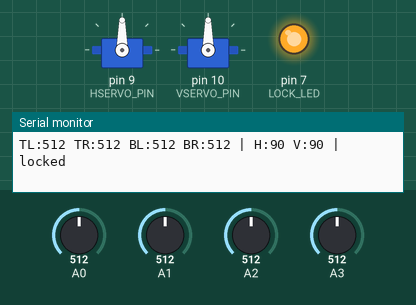
This sketch was run on a simulated Arduino Uno, built with avr-gcc and run on an emulated ATmega328P. Parts: 2 × servo, output pins drawn as LEDs (lit = HIGH), the last lines printed to the serial monitor. The inputs (shaded band) are chosen by the test bench; at power-on: A0 = 512, A1 = 512, A2 = 512, A3 = 512.

Above: at 1.2 s.
1.3 s: A0 set to 566
2.8 s: A0 set to 583
At 2.89 s:
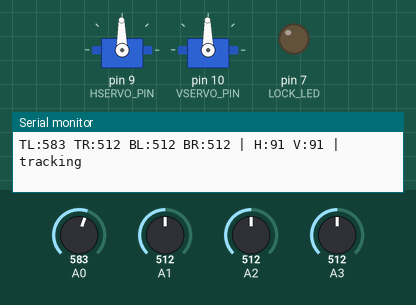
5.8 s: A1 set to 532
At 8.4 s:
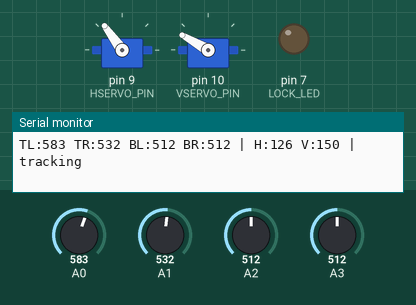
8.8 s: A2 set to 537
At 9.92 s:
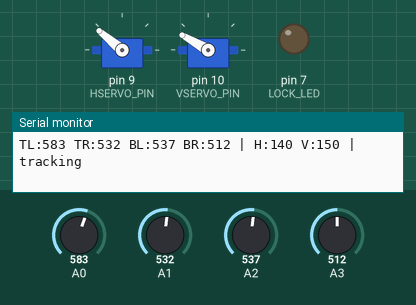
11.8 s: A3 set to 716
At 11.85 s:
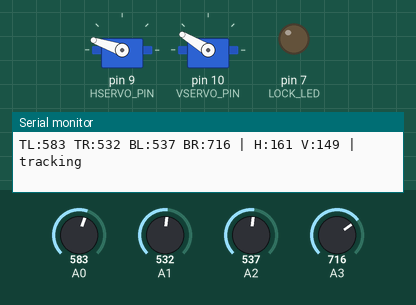
14.8 s: A2 set to 716
At 14.87 s:
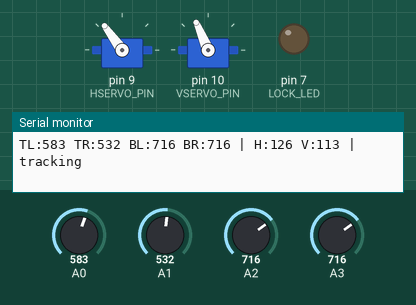
Timing chart, 0 to 20.9 s (numbered marks = the images above; inputs shaded):
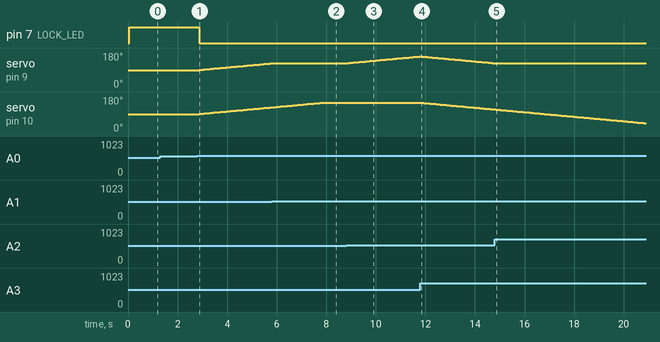

Measured:
- the behaviour switches between 573 and 574 on A0 (found by bisection; images 0 and 1)
- the behaviour switches between 521 and 522 on A1 (found by bisection; images 1 and 2)
- the behaviour switches between 522 and 523 on A2 (found by bisection; images 2 and 3)
- after the input at 2.8 s, pin 7 (LOCK_LED): HIGH → LOW after 0.08 s; servo on pin 9 (HSERVO_PIN), servo on pin 10 (VSERVO_PIN): moves from 90° to 125° over 2.8 s, starting after 0.08 s
- after the input at 5.8 s, servo on pin 9 (HSERVO_PIN): goes on until 5.8 s, then stays 126°
- after the input at 8.8 s, servo on pin 9 (HSERVO_PIN): moves from 126° to 162° over 2.9 s, starting at once
- after the input at 11.8 s, servo on pin 10 (VSERVO_PIN): moves from 150° to 114° over 2.9 s, starting after 0.05 s
- after the input at 14.8 s, servo on pin 9 (HSERVO_PIN): stays 126° (without the input it goes to 125° after 0.06 s)

The sketch:

shreya_bhayani_task_21.ino
```cpp
// C++ code
//
#include <Servo.h>

// ---------- Pins ----------
const int LDR_TL = A0, LDR_TR = A1, LDR_BL = A2, LDR_BR = A3;
const int HSERVO_PIN = 9, VSERVO_PIN = 10;
const int LOCK_LED = 7;           // optional indicator

const unsigned long HOME_DELAY = 5000;   // ms of darkness before returning home
unsigned long darkSince = 0;
bool isDark = false;

// ---------- Tuning (calibrate these) ----------
const int THRESHOLD   = 30;       // dead-band: ignore differences smaller than this
const int DARK_LEVEL  = 60;       // if all LDRs below this -> it's night
const int STEP_DEG    = 1;        // degrees moved per loop
const int LOOP_DELAY  = 40;       // ms; smaller = faster tracking
const int H_MIN = 10,  H_MAX = 170;
const int V_MIN = 30,  V_MAX = 150;
const int H_DIR = 1;              // flip to -1 if panel turns the wrong way
const int V_DIR = 1;              // flip to -1 if panel tilts the wrong way
const int HOME_H = 90, HOME_V = 90;

Servo hServo, vServo;
int hPos = HOME_H, vPos = HOME_V;

// Average several readings to reduce noise
int readAvg(int pin) {
  long sum = 0;
  for (int i = 0; i < 5; i++) {
    sum += analogRead(pin);
    delay(2);
  }
  return sum / 5;
}

void setup() {
  Serial.begin(9600);
  pinMode(LOCK_LED, OUTPUT);
  hServo.attach(HSERVO_PIN);
  vServo.attach(VSERVO_PIN);
  hServo.write(hPos);
  vServo.write(vPos);
  Serial.println("Solar tracker started");
}

void loop() {
  int tl = readAvg(LDR_TL);
  int tr = readAvg(LDR_TR);
  int bl = readAvg(LDR_BL);
  int br = readAvg(LDR_BR);

  int avgAll = (tl + tr + bl + br) / 4;

    // Edge case: night / very low light
  if (avgAll < DARK_LEVEL) {
    digitalWrite(LOCK_LED, LOW);

    if (!isDark) {              // first loop where it became dark
      isDark = true;
      darkSince = millis();
    }

    if (millis() - darkSince >= HOME_DELAY) {
      // Glide home 1 degree at a time
      if (hPos != HOME_H) {
        hPos += (hPos < HOME_H) ? 1 : -1;
        hServo.write(hPos);
      }
      if (vPos != HOME_V) {
        vPos += (vPos < HOME_V) ? 1 : -1;
        vServo.write(vPos);
      }
      Serial.println("Night - returning to home position");
      delay(30);
    } else {
      Serial.println("Too dark - holding position");
      delay(100);
    }
    return;
  }

  isDark = false;               // light is back, resume tracking

    // Edge case: a stuck sensor (open/short) -> skip tracking
  int readings[4] = {tl, tr, bl, br};
  for (int i = 0; i < 4; i++) {
    if (readings[i] <= 2 || readings[i] >= 1021) {
      Serial.println("Sensor fault suspected - holding position");
      digitalWrite(LOCK_LED, LOW);
      delay(500);
      return;
    }
  }

    int top   = (tl + tr) / 2;
    int bot   = (bl + br) / 2;
    int left  = (tl + bl) / 2;
    int right = (tr + br) / 2;

    int vErr = top - bot;     // positive -> light is above
    int hErr = left - right;  // positive -> light is on the left

    bool moved = false;

  if (abs(hErr) > THRESHOLD) {
    hPos += (hErr > 0 ? STEP_DEG : -STEP_DEG) * H_DIR;
    hPos = constrain(hPos, H_MIN, H_MAX);
    hServo.write(hPos);
    moved = true;
  }

  if (abs(vErr) > THRESHOLD) {
    vPos += (vErr > 0 ? STEP_DEG : -STEP_DEG) * V_DIR;
    vPos = constrain(vPos, V_MIN, V_MAX);
    vServo.write(vPos);
    moved = true;
  }

  digitalWrite(LOCK_LED, moved ? LOW : HIGH);  // LED on = locked on the light

  Serial.print("TL:"); Serial.print(tl);
  Serial.print(" TR:"); Serial.print(tr);
  Serial.print(" BL:"); Serial.print(bl);
  Serial.print(" BR:"); Serial.print(br);
  Serial.print(" | H:"); Serial.print(hPos);
  Serial.print(" V:"); Serial.print(vPos);
  Serial.println(moved ? " | tracking" : " | locked");

  delay(LOOP_DELAY);
}
```
